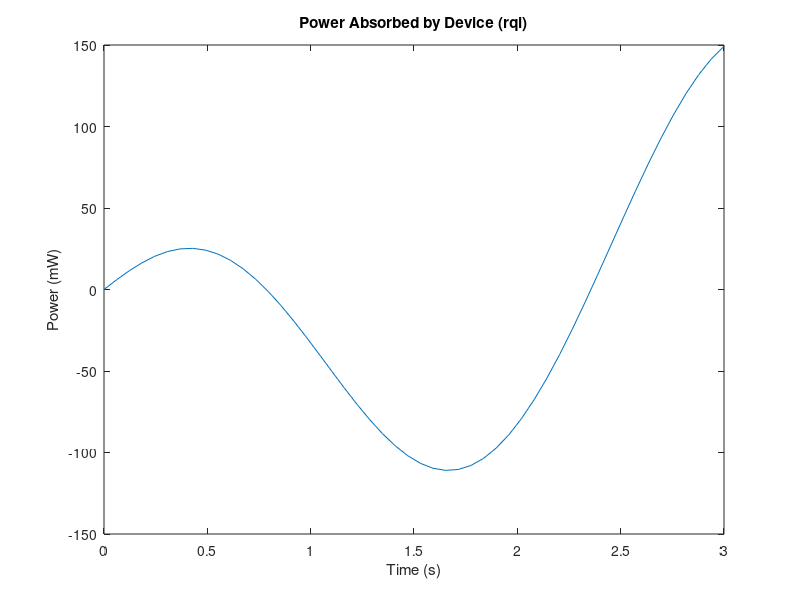

This chart was generated by the following MATLAB code:
%% This lab assignment for a mechatronics course calculates the 
%power absorbed by a given circuit

%define t variable
t=linspace(0,3,50);

%equations
v=10*cos(2*t);
i=20*(1-exp(-.5*t));
pwr=v.*i;

%plot
figure
plot(t,pwr)
title('Power Absorbed by Device (rqi)')
xlabel('Time (s)')
ylabel('Power (mW)')